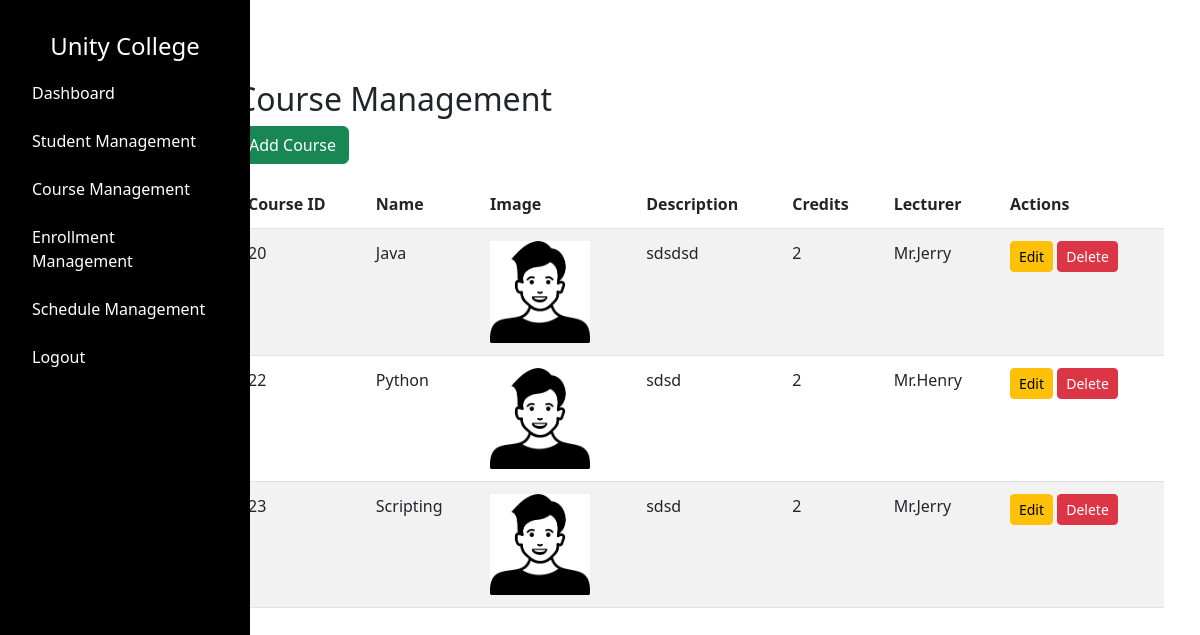
The page /admin/courses (signed in) on the database its author committed.
### tables this page shows
CREATE TABLE "course" (
    "id" INTEGER PRIMARY KEY AUTOINCREMENT,
    "name" TEXT NOT NULL,
    "image" TEXT NOT NULL,
    "description" TEXT NOT NULL,
    "credits" INTEGER NOT NULL,
    "lecturer" TEXT NOT NULL
);

### app.py (the view)
@app.route("/admin/courses", methods=["GET"])
def admin_view_courses():
    if 'username' not in session or session.get('user_type') != 'admin':
        return redirect(url_for('admin_login'))
    username = session.get('username')
    courses = query_db("SELECT * FROM course")
    courses_list = []
    for course in courses:
        course_dict = {
            "id": course[0],
            "name": course[1],
            "image": course[2],
            "description": course[3],
            "credits": course[4],
            "lecturer": course[5],
        }
        courses_list.append(course_dict)
    return render_template("admin/courses.html", courses=courses_list, username=username, time=time)

### dbcontroller.py (called while the page is built)
def query_db(query, args=(), one=False):
    con = sqlite3.connect('advweb.db')
    cur = con.cursor()
    cur.execute(query, args)
    rv = cur.fetchall()
    cur.close()
    con.close()
    return (rv[0] if rv else None) if one else rv

### templates/admin/courses.html (shortened to what this page needs)
{% extends "/admin/layout.html" %} {% block content %}
<link href="/static/css/admin/coursemgmt.css" rel="stylesheet" />
<div class="container mt-5">
  <h2>Course Management</h2>
  <a href="{{ url_for('add_course') }}" class="btn btn-success mb-3"
    >Add Course</a
  >
  <div class="table-responsive">
    <table class="table table-striped">
      <thead>
        <tr>
          <th>Course ID</th>
          <th>Name</th>
          <th>Image</th>
          <th>Description</th>
          <th>Credits</th>
          <th>Lecturer</th>
          <th>Actions</th>
        </tr>
      </thead>
      <tbody>
        {% for course in courses %}
        <tr>
          <td>{{ course['id'] }}</td>
          <td>{{ course['name'] }}</td>
          <td>
            <img
              src="{{ url_for('static', filename='images/courses/' ~ course['image']) }}?v={{ time.time() }}"
              class="course-img"
              alt="Course Image"
            />
          </td>
          <td>{{ course['description'] }}</td>
          <td>{{ course['credits'] }}</td>
          <td>{{ course['lecturer'] }}</td>
          <td>
            <a
              href="{{ url_for('edit_course', course_id=course['id']) }}"
              class="btn btn-warning btn-sm"
              >Edit</a
            >
            <form
              action="{{ url_for('delete_course', id=course['id']) }}"
              method="post"
              style="display: inline"
            >
              <button
                type="submit"
                class="btn btn-danger btn-sm"
                onclick="return confirm('Are you sure you want to delete this course?')"
              >
                Delete
              </button>
            </form>
          </td>
        </tr>
        {% endfor %}
      </tbody>
    </table>
  </div>
</div>
{% endblock %}

### static/css/admin/layout.css (style rules this page uses)
body { font-family: Arial, sans-serif; margin: 0; }

### static/css/admin/coursemgmt.css (style rules this page uses)
.course-img { max-width: 100px; height: auto; }
.table td, .table th { padding: 0.75rem; }
.table { margin-bottom: 1rem; background-color: transparent; }

### rows shown on the page
course: id "20", name "Java", image (picture), description "sdsdsd", credits "2", lecturer "Mr.Jerry"
course: id "22", name "Python", image (picture), description "sdsd", credits "2", lecturer "Mr.Henry"
course: id "23", name "Scripting", image (picture), description "sdsd", credits "2", lecturer "Mr.Jerry"
